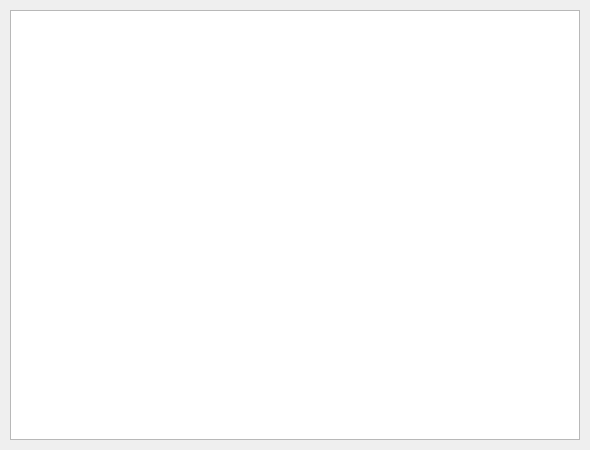
<?xml version="1.0" encoding="UTF-8"?>
<ui version="4.0">
 <class>show_text</class>
 <widget class="QWidget" name="show_text">
  <property name="geometry">
   <rect>
    <x>0</x>
    <y>0</y>
    <width>590</width>
    <height>450</height>
   </rect>
  </property>
  <property name="sizePolicy">
   <sizepolicy hsizetype="Preferred" vsizetype="Preferred">
    <horstretch>0</horstretch>
    <verstretch>0</verstretch>
   </sizepolicy>
  </property>
  <property name="minimumSize">
   <size>
    <width>590</width>
    <height>450</height>
   </size>
  </property>
  <property name="maximumSize">
   <size>
    <width>590</width>
    <height>450</height>
   </size>
  </property>
  <property name="windowTitle">
   <string>Form</string>
  </property>
  <widget class="QTextBrowser" name="text">
   <property name="geometry">
    <rect>
     <x>10</x>
     <y>10</y>
     <width>570</width>
     <height>430</height>
    </rect>
   </property>
   <property name="readOnly">
    <bool>true</bool>
   </property>
  </widget>
 </widget>
 <resources/>
 <connections/>
</ui>
